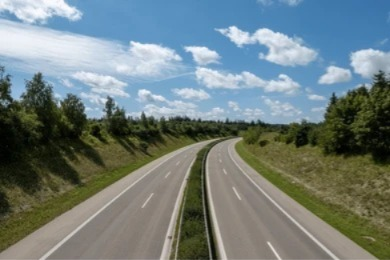
#> input picture input/road.jpeg, 390 x 260 px
$ python main.py
#> lines starting #> are read from the running program, lines starting #| are printed output that depends on the picture; after the words box and inside, x2 and y2 are one past the last pixel; in counts of white or black regions, pixels touching at a corner belong together
### src/preprocessing.py
import cv2


def load_image(path):
    image = cv2.imread(path)

    if image is None:
        raise FileNotFoundError(f"Image not found: {path}")

    return image


def convert_to_grayscale(image):
    return cv2.cvtColor(image, cv2.COLOR_BGR2GRAY)


def apply_gaussian_blur(image, kernel_size=(5, 5)):
    return cv2.GaussianBlur(image, kernel_size, 0)

### src/edge_detection.py
import cv2
import numpy as np


def canny_edge_detection(image, low_threshold=50, high_threshold=150):
    return cv2.Canny(image, low_threshold, high_threshold)


def create_region_of_interest(edges):
    height, width = edges.shape

    mask = np.zeros_like(edges)

    polygon = np.array([
        [
            (0, height),
            (width, height),
            (int(width * 0.60), int(height * 0.55)),
            (int(width * 0.40), int(height * 0.55))
        ]
    ], dtype=np.int32)

    cv2.fillPoly(mask, polygon, 255)

    roi = cv2.bitwise_and(edges, mask)

    return roi, mask

### src/lane_detection.py
import cv2
import numpy as np


def detect_lines(roi):
    return cv2.HoughLinesP(
        roi,
        rho=1,
        theta=np.pi / 180,
        threshold=30,
        minLineLength=30,
        maxLineGap=60
    )


def classify_lines(lines, image_shape):
    if lines is None:
        return [], []

    height, width = image_shape[:2]

    left_lines = []
    right_lines = []

    for line in lines:
        x1, y1, x2, y2 = line[0]

        if x2 == x1:
            continue

        slope = (y2 - y1) / (x2 - x1)

        if abs(slope) < 0.4 or abs(slope) > 4:
            continue

        length = np.sqrt(
            (x2 - x1) ** 2 +
            (y2 - y1) ** 2
        )

        intercept = y1 - slope * x1

        if slope < 0:
            left_lines.append((slope, intercept, length))
        else:
            right_lines.append((slope, intercept, length))

    left_lines.sort(key=lambda x: x[2], reverse=True)
    right_lines.sort(key=lambda x: x[2], reverse=True)

    return left_lines[:5], right_lines[:5]


def average_line(lines, image_shape):
    if not lines:
        return None

    height, width = image_shape[:2]

    total_length = sum(line[2] for line in lines)

    slope = sum(
        line[0] * line[2] for line in lines
    ) / total_length

    intercept = sum(
        line[1] * line[2] for line in lines
    ) / total_length

    y1 = height
    y2 = int(height * 0.55)

    x1 = int((y1 - intercept) / slope)
    x2 = int((y2 - intercept) / slope)

    x1 = max(0, min(width - 1, x1))
    x2 = max(0, min(width - 1, x2))

    return x1, y1, x2, y2


def draw_lane_lines(image, lines):
    result = image.copy()

    left_lines, right_lines = classify_lines(
        lines,
        image.shape
    )

    left = average_line(
        left_lines,
        image.shape
    )

    right = average_line(
        right_lines,
        image.shape
    )

    if left is not None:
        x1, y1, x2, y2 = left

        cv2.line(
            result,
            (x1, y1),
            (x2, y2),
            (0, 255, 0),
            6
        )

    if right is not None:
        x1, y1, x2, y2 = right

        cv2.line(
            result,
            (x1, y1),
            (x2, y2),
            (0, 255, 0),
            6
        )

    return result


def create_lane_overlay(image, lane_image):
    return cv2.addWeighted(
        image,
        0.8,
        lane_image,
        1.0,
        0
    )

### src/visualization.py
import cv2
import matplotlib.pyplot as plt


def create_pipeline_figure(
    original,
    grayscale,
    edges,
    roi,
    hough_result,
    final_result,
    output_path
):
    fig, axes = plt.subplots(
        2,
        3,
        figsize=(15, 9)
    )

    axes[0, 0].imshow(
        cv2.cvtColor(original, cv2.COLOR_BGR2RGB)
    )
    axes[0, 0].set_title("Original Image")
    axes[0, 0].axis("off")

    axes[0, 1].imshow(
        grayscale,
        cmap="gray"
    )
    axes[0, 1].set_title("Grayscale")
    axes[0, 1].axis("off")

    axes[0, 2].imshow(
        edges,
        cmap="gray"
    )
    axes[0, 2].set_title("Canny Edge Detection")
    axes[0, 2].axis("off")

    axes[1, 0].imshow(
        roi,
        cmap="gray"
    )
    axes[1, 0].set_title("Region of Interest")
    axes[1, 0].axis("off")

    axes[1, 1].imshow(
        cv2.cvtColor(
            hough_result,
            cv2.COLOR_BGR2RGB
        )
    )
    axes[1, 1].set_title("Hough Transform")
    axes[1, 1].axis("off")

    axes[1, 2].imshow(
        cv2.cvtColor(
            final_result,
            cv2.COLOR_BGR2RGB
        )
    )
    axes[1, 2].set_title("Final Lane Detection")
    axes[1, 2].axis("off")

    plt.tight_layout()

    plt.savefig(
        output_path,
        dpi=200,
        bbox_inches="tight"
    )

    plt.close(fig)

### main.py
import os
import cv2

from src.preprocessing import (
    load_image,
    convert_to_grayscale,
    apply_gaussian_blur
)

from src.edge_detection import (
    canny_edge_detection,
    create_region_of_interest
)

from src.lane_detection import (
    detect_lines,
    draw_lane_lines,
    create_lane_overlay
)

from src.visualization import (
    create_pipeline_figure
)


INPUT_PATH = "input/road.jpeg"
OUTPUT_DIR = "output"


def save_image(path, image):
    cv2.imwrite(path, image)


def main():

    os.makedirs(OUTPUT_DIR, exist_ok=True)

    print("=" * 50)
    print("SINGLE IMAGE LANE DETECTION SYSTEM")
    print("=" * 50)

    image = load_image(INPUT_PATH)
#> in load_image, image is the input picture: shape (260, 390, 3); mean B, G, R 125.9, 126.9, 113.1

    print("[1/6] Image loaded")

    grayscale = convert_to_grayscale(image)
#> in convert_to_grayscale, `return cv2.cvtColor(image, cv2.COLOR_BGR2GRAY)`:
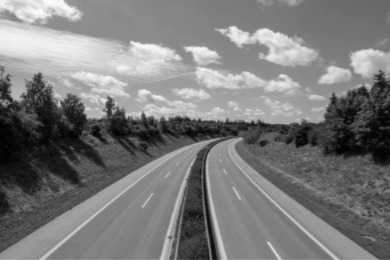
#> returned value: shape (260, 390); min 0, max 252, mean 122.7

    save_image(
        os.path.join(
            OUTPUT_DIR,
            "01_grayscale.jpg"
        ),
        grayscale
    )

    print("[2/6] Grayscale conversion completed")

    blurred = apply_gaussian_blur(grayscale)

    save_image(
        os.path.join(
            OUTPUT_DIR,
            "02_blurred.jpg"
        ),
        blurred
    )

    print("[3/6] Gaussian filtering completed")

    edges = canny_edge_detection(blurred)
#> in canny_edge_detection, `return cv2.Canny(image, low_threshold, high_threshold)`:
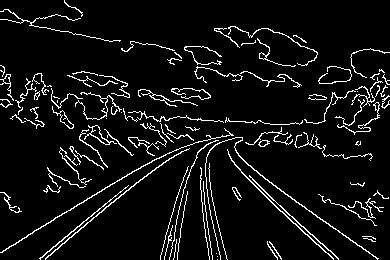
#> returned value: shape (260, 390); 6.9% white in thin lines or dots

    save_image(
        os.path.join(
            OUTPUT_DIR,
            "03_canny_edges.jpg"
        ),
        edges
    )

    print("[4/6] Canny edge detection completed")

    roi, mask = create_region_of_interest(edges)
#> in create_region_of_interest, `cv2.fillPoly(mask, polygon, 255)`:
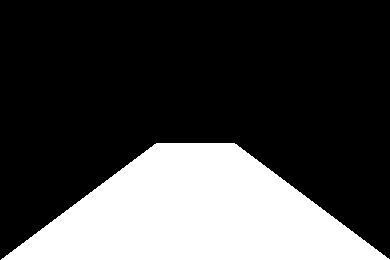
#> mask: shape (260, 390); 27% white; 1 white region, box (x1, y1, x2, y2) and area: (1, 143, 390, 260) 27417
#> in create_region_of_interest, `roi = cv2.bitwise_and(edges, mask)`:
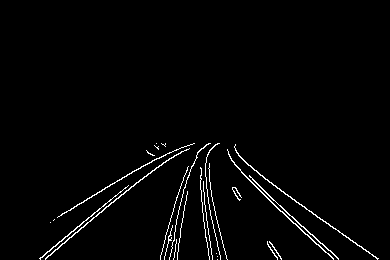
#> roi: shape (260, 390); 2.1% white in thin lines or dots, all inside (x1, y1, x2, y2) = (39, 143, 379, 260)

    save_image(
        os.path.join(
            OUTPUT_DIR,
            "04_region_of_interest.jpg"
        ),
        roi
    )

    print("[5/6] Region of interest created")

    lines = detect_lines(roi)
#> lines = 27 rows, first 6: [215, 145, 377, 258], [39, 258, 182, 147], [209, 143, 338, 259], [213, 147, 333, 259], [61, 214, 141, 166], [210, 143, 338, 258]

    hough_result = draw_lane_lines(
        image,
        lines
    )
#> the loop in classify_lines, `for line in lines:` made 27 passes
#> (x1, y1, x2, y2, slope, length, intercept) on passes 1, 2, 3, 4, 5, 6, 7, 8, 9, 13, 14, 15: (215, 145, 377, 258, 0.698, 197.5, -4.97), (39, 258, 182, 147, -0.776, 181, 288.3), (209, 143, 338, 259, 0.899, 173.5, -44.94), (213, 147, 333, 259, 0.933, 164.1, -51.8), (61, 214, 141, 166, -0.6, 93.3, 250.6), (210, 143, 338, 258, 0.898, 172.1, -45.67), (160, 258, 192, 144, -3.56, 118.4, 828), (47, 256, 163, 162, -0.81, 149.3, 294.1), (199, 150, 226, 258, 4, 111.3, -646), (105, 203, 165, 154, -0.817, 77.47, 288.8), (238, 155, 279, 189, 0.829, 53.26, -42.37), (49, 250, 91, 216, -0.81, 54.04, 289.7)
#> (x1, y1, x2, y2, slope) on passes 10, 11, 12, 16, 19, 24: (194, 143, 220, 257, 4.38), (177, 259, 193, 143, -7.25), (197, 152, 212, 259, 7.13), (195, 159, 209, 259, 7.14), (171, 252, 190, 144, -5.68), (164, 259, 189, 148, -4.44)
#> after the loop in classify_lines, `for line in lines:`: left_lines = [(-0.776, 288.3, 181), (-0.6, 250.6, 93.3), (-3.56, 828, 118.4), (-0.81, 294.1, 149.3), (-0.817, 288.8, 77.47), (-0.81, 289.7, 54.04), (-0.602, 251.9, 120.2), (-0.814, 288.9, 131.5), (-0.808, 289.3, 167.1), (-0.816, 294.7, 49.04)]; right_lines = [(0.698, -4.97, 197.5), (0.899, -44.94, 173.5), (0.933, -51.8, 164.1), (0.898, -45.67, 172.1), (4, -646, 111.3), (0.829, -42.37, 53.26), (1.42, -141.9, 135.7), (0.932, -50.78, 159.9), (0.708, -9.21, 58.82), (1.71, -215.9, 83.35)]
#> in draw_lane_lines, `left_lines, right_lines = classify_lines( lines, image.shape )`: left_lines = [(-0.776, 288.3, 181), (-0.808, 289.3, 167.1), (-0.81, 294.1, 149.3), (-0.814, 288.9, 131.5), (-0.602, 251.9, 120.2)]; right_lines = [(0.698, -4.97, 197.5), (0.899, -44.94, 173.5), (0.898, -45.67, 172.1), (0.933, -51.8, 164.1), (0.932, -50.78, 159.9)]
#> in average_line, `total_length = sum(line[2] for line in lines)`: total_length = 749.2
#> in average_line, `slope = sum( line[0] * line[2] for line in lines ) / total_length`: slope = -0.769
#> in average_line, `intercept = sum( line[1] * line[2] for line in lines ) / total_length`: intercept = 283.9
#> in average_line, `x1 = int((y1 - intercept) / slope)`: x1 = 31
#> in average_line, `x2 = int((y2 - intercept) / slope)`: x2 = 183
#> in draw_lane_lines, `left = average_line( left_lines, image.shape )`: left = (31, 260, 183, 143)
#> in draw_lane_lines, `right = average_line( right_lines, image.shape )`: right = (344, 260, 209, 143)
#> in draw_lane_lines, `x1, y1, x2, y2 = left`: x1 = 31; y1 = 260; x2 = 183; y2 = 143
#> in draw_lane_lines, `x1, y1, x2, y2 = right`: x1 = 344; x2 = 209
#> in draw_lane_lines, `cv2.line( result, (x1, y1), (x2, y2), (0, 255, 0), 6 )`:
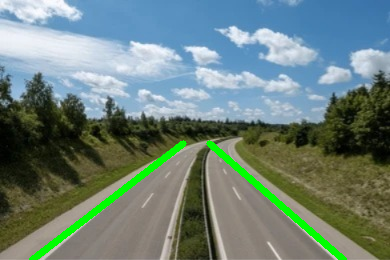
#> result: shape (260, 390, 3); mean B, G, R 122.4, 129.6, 109.1

    final_result = create_lane_overlay(
        image,
        hough_result
    )
#> in create_lane_overlay, `return cv2.addWeighted( image, 0.8, lane_image, 1.0, 0 )`:
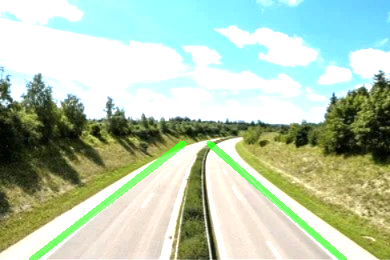
#> returned value: shape (260, 390, 3); mean of channels 0, 1, 2 176.7, 201.1, 181.2; drawn as B, G, R

    save_image(
        os.path.join(
            OUTPUT_DIR,
            "05_lane_detected.jpg"
        ),
        final_result
    )

    print("[6/6] Lane detection completed")

    create_pipeline_figure(
        image,
        grayscale,
        edges,
        roi,
        hough_result,
        final_result,
        os.path.join(
            OUTPUT_DIR,
            "06_complete_pipeline.jpg"
        )
    )
#> in create_pipeline_figure, `plt.savefig( output_path, dpi=200, bbox_inches="tight" )`:
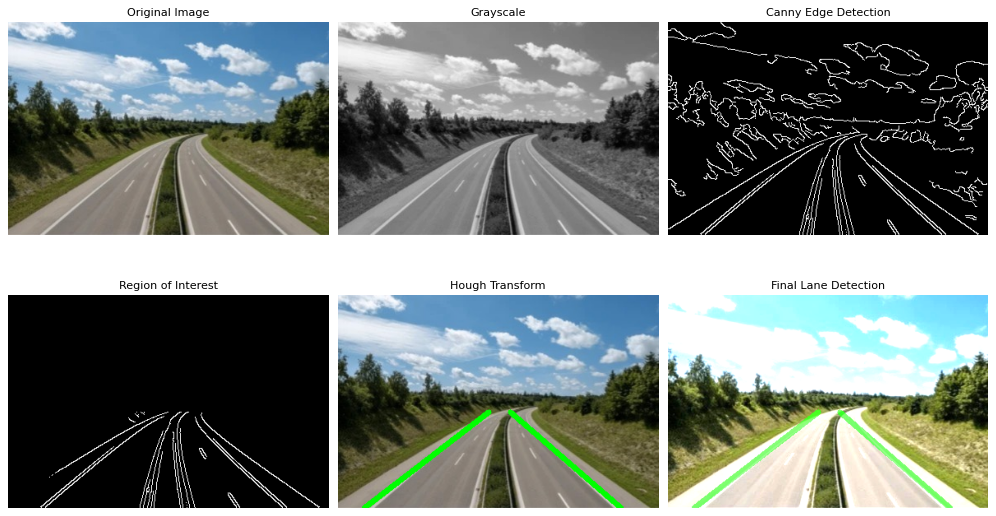
#> figure drawn by matplotlib, 6 panels

    print()
    print("PROJECT COMPLETED SUCCESSFULLY")
    print()
    print("Generated files:")

    for filename in sorted(os.listdir(OUTPUT_DIR)):
        print(f"  - {filename}")

    print()
    print("Main result:")
    print("  output/05_lane_detected.jpg")

    print()
    print("Complete pipeline:")
    print("  output/06_complete_pipeline.jpg")

    print("=" * 50)


if __name__ == "__main__":
    main()
